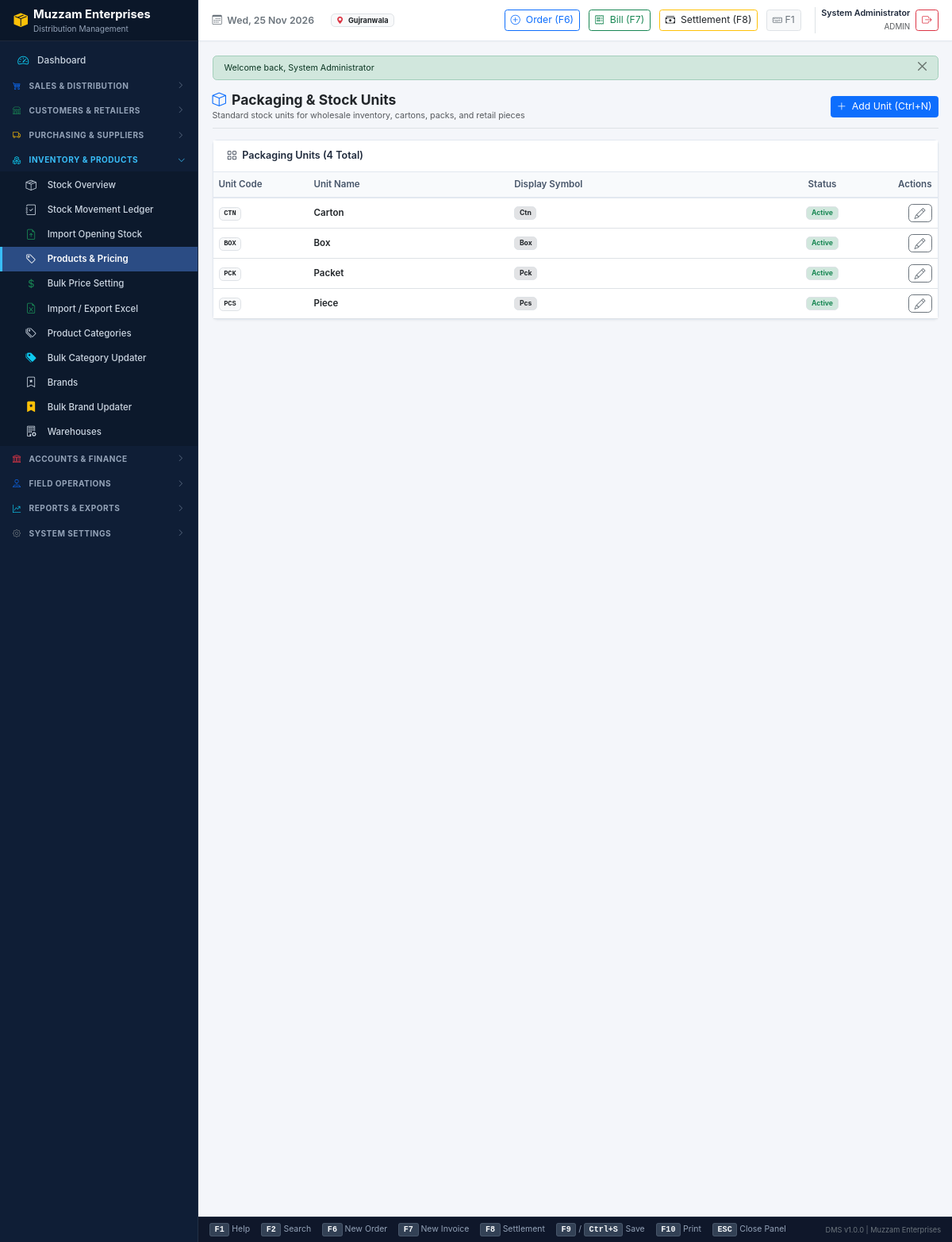
The app's page /modules/units/index.php (signed in) with its own data.
### tables this page shows
CREATE TABLE `settings` (
  `id` INT UNSIGNED NOT NULL AUTO_INCREMENT,
  `setting_group` VARCHAR(50) NOT NULL DEFAULT 'general',
  `setting_key` VARCHAR(100) NOT NULL UNIQUE,
  `setting_value` TEXT DEFAULT NULL,
  `data_type` ENUM('string', 'number', 'boolean', 'json') NOT NULL DEFAULT 'string',
  `description` VARCHAR(255) DEFAULT NULL,
  `updated_at` DATETIME NOT NULL DEFAULT CURRENT_TIMESTAMP ON UPDATE CURRENT_TIMESTAMP,
  PRIMARY KEY (`id`),
  INDEX `idx_settings_group` (`setting_group`)
);

CREATE TABLE `units` (
  `id` INT UNSIGNED NOT NULL AUTO_INCREMENT,
  `unit_code` VARCHAR(20) NOT NULL UNIQUE,
  `unit_name` VARCHAR(50) NOT NULL,
  `symbol` VARCHAR(10) NOT NULL,
  `is_active` TINYINT(1) NOT NULL DEFAULT 1,
  `is_deleted` TINYINT(1) NOT NULL DEFAULT 0,
  `created_at` DATETIME NOT NULL DEFAULT CURRENT_TIMESTAMP,
  PRIMARY KEY (`id`)
);

### config/database.php (called while the page is built, shortened)
<?php
class Database {
    private static ?PDO $instance = null;
    public static function getConnection(): PDO {
        if (self::$instance === null) {
            $dsn = "mysql:host=" . DB_HOST . ";port=" . DB_PORT . ";dbname=" . DB_NAME . ";charset=" . DB_CHARSET;
            $options = [
                PDO::ATTR_ERRMODE            => PDO::ERRMODE_EXCEPTION,
                PDO::ATTR_DEFAULT_FETCH_MODE => PDO::FETCH_ASSOC,
                PDO::ATTR_EMULATE_PREPARES   => false,
                PDO::MYSQL_ATTR_INIT_COMMAND => "SET NAMES utf8mb4 COLLATE utf8mb4_unicode_ci, time_zone = '" . (defined('DB_TIMEZONE') ? DB_TIMEZONE : '+05:00') . "'"
            ];
            try {
                self::$instance = new PDO($dsn, DB_USER, DB_PASS, $options);
            } catch (PDOException $e) {
                $logFile = LOGS_PATH . DIRECTORY_SEPARATOR . 'db_errors.log';
                $timestamp = date('Y-m-d H:i:s');
                $message = "[{$timestamp}] PDO Connection Failed: " . $e->getMessage() . PHP_EOL;
                @file_put_contents($logFile, $message, FILE_APPEND);
                throw new Exception("Database connection failure. Please verify MySQL service status or run setup.");
            }
        }
        return self::$instance;
    }
}
function db(): PDO {
    return Database::getConnection();
}

### includes/functions.php (called while the page is built, shortened)
<?php
function e($value): string {
    return htmlspecialchars((string)($value ?? ''), ENT_QUOTES, 'UTF-8');
}
function get_setting(string $key, string $default = ''): string {
    static $cache = [];
    if (isset($cache[$key])) {
        return $cache[$key];
    }
    try {
        $stmt = db()->prepare("SELECT setting_value FROM settings WHERE setting_key = ? LIMIT 1");
        $stmt->execute([$key]);
        $val = $stmt->fetchColumn();
        $cache[$key] = ($val !== false) ? (string)$val : $default;
        return $cache[$key];
    } catch (Exception $e) {
        return $default;
    }
}

### includes/auth.php (called while the page is built, shortened)
<?php
function is_logged_in(): bool {
    return !empty($_SESSION['user_id']) && !empty($_SESSION['username']);
}
function current_user(): ?array {
    return [
        'id'        => (int)$_SESSION['user_id'],
        'username'  => $_SESSION['username'],
        'full_name' => $_SESSION['full_name'] ?? 'User',
        'email'     => $_SESSION['email'] ?? '',
        'roles'     => $_SESSION['roles'] ?? []
    ];
}

### includes/response.php (called while the page is built, shortened)
<?php
if (!function_exists('get_flash_messages')) {
    function get_flash_messages(): array {
        if (session_status() === PHP_SESSION_ACTIVE && !empty($_SESSION['flash_messages'])) {
            $messages = $_SESSION['flash_messages'];
            return $messages;
        }
        return [];
    }
}

### includes/database_helpers.php (called while the page is built, shortened)
<?php
function db_fetch_all(string $sql, array $params = []): array {
    $stmt = db()->prepare($sql);
    $stmt->execute($params);
    return $stmt->fetchAll();
}

### modules/units/index.php (the view, shortened to what this page needs)
<?php
$units = db_fetch_all("SELECT * FROM units WHERE is_deleted = 0 ORDER BY id ASC");
require_once INCLUDES_PATH . '/header.php';
require_once INCLUDES_PATH . '/sidebar.php';
require_once INCLUDES_PATH . '/topbar.php';
?>
<div class="d-flex align-items-center justify-content-between mb-3 pb-2 border-bottom">
    <div>
        <h5 class="mb-0 fw-bold text-dark"><i class="bi bi-box me-2 text-primary"></i>Packaging & Stock Units</h5>
        <small class="text-muted">Standard stock units for wholesale inventory, cartons, packs, and retail pieces</small>
    </div>
    <div>
        <button type="button" class="btn btn-sm btn-primary" onclick="openDrawer('drawer-add-unit')">
            <i class="bi bi-plus-lg me-1"></i> Add Unit (Ctrl+N)
        </button>
    </div>
</div>
<div class="card-dms">
    <div class="card-dms-header">
        <span><i class="bi bi-grid me-1"></i> Packaging Units (<?= count($units) ?> Total)</span>
    </div>
    <div class="table-responsive">
        <table class="table table-compact mb-0">
            <thead>
                <tr>
                    <th style="width: 120px;">Unit Code</th>
                    <th>Unit Name</th>
                    <th>Display Symbol</th>
                    <th class="text-center" style="width: 90px;">Status</th>
                    <th class="text-end" style="width: 100px;">Actions</th>
                </tr>
            </thead>
            <tbody>
                <?php foreach ($units as $u): ?>
                    <tr>
                        <td><span class="badge bg-light text-dark border font-monospace"><?= e($u['unit_code']) ?></span></td>
                        <td class="fw-semibold text-dark"><?= e($u['unit_name']) ?></td>
                        <td><span class="badge bg-secondary-subtle text-dark border"><?= e($u['symbol']) ?></span></td>
                        <td class="text-center">
                            <span class="badge bg-<?= $u['is_active'] ? 'success' : 'secondary' ?>-subtle text-<?= $u['is_active'] ? 'success' : 'dark' ?> border">
                                <?= $u['is_active'] ? 'Active' : 'Inactive' ?>
                            </span>
                        </td>
                        <td class="text-end">
                            <a href="<?= APP_URL ?>/modules/units/edit.php?id=<?= $u['id'] ?>" class="btn btn-xs btn-outline-secondary py-0 px-2" title="Edit Unit">
                                <i class="bi bi-pencil"></i>
                            </a>
                        </td>
                    </tr>
                <?php endforeach; ?>
            </tbody>
        </table>
    </div>
</div>
<?php
require_once INCLUDES_PATH . '/footer.php';
?>

### includes/topbar.php (shortened to what this page needs)
<?php
$user = current_user();
?>
<div class="dms-main">
    <header class="dms-topbar">
        <div class="dms-topbar-left">
            <span class="fw-semibold text-secondary">
                <i class="bi bi-calendar3 me-1"></i> <?= date('D, d M Y') ?>
            </span>
            <span class="badge bg-light text-dark border ms-2">
                <i class="bi bi-geo-alt-fill text-danger me-1"></i> <?= e(get_setting('city', 'Gujranwala')) ?>
            </span>
        </div>
        <div class="dms-topbar-right">
            <a href="<?= APP_URL ?>/modules/orders/create.php" class="btn btn-sm btn-outline-primary py-1 px-2" title="New Booking Order (F6)">
                <i class="bi bi-plus-circle me-1"></i> Order (F6)
            </a>
            <a href="<?= APP_URL ?>/modules/invoices/create.php" class="btn btn-sm btn-outline-success py-1 px-2" title="New Sales Invoice (F7)">
                <i class="bi bi-receipt me-1"></i> Bill (F7)
            </a>
            <a href="<?= APP_URL ?>/modules/settlements/create.php" class="btn btn-sm btn-outline-warning text-dark py-1 px-2" title="Daily Route Settlement (F8)">
                <i class="bi bi-cash-stack me-1"></i> Settlement (F8)
            </a>
            <button type="button" class="btn btn-sm btn-light border py-1 px-2 text-secondary" onclick="openDrawer('drawer-shortcuts-help')" title="Keyboard Shortcuts (F1)">
                <i class="bi bi-keyboard"></i> F1
            </button>
            <div class="d-flex align-items-center ms-2 ps-2 border-start">
                <div class="text-end me-2 d-none d-md-block">
                    <div class="fw-semibold small leading-none"><?= e($user['full_name'] ?? 'User') ?></div>
                    <small class="text-muted" style="font-size:0.7rem;"><?= e(strtoupper(implode(', ', $user['roles'] ?? ['USER']))) ?></small>
                </div>
                <a href="<?= APP_URL ?>/logout.php" class="btn btn-sm btn-outline-danger py-1 px-2" title="Sign Out">
                    <i class="bi bi-box-arrow-right"></i>
                </a>
            </div>
        </div>
    </header>
    <main class="dms-content">
        <?php foreach (get_flash_messages() as $msg): ?>
            <div class="alert alert-<?= e($msg['type']) ?> alert-dismissible fade show py-2 px-3 small mb-3" role="alert">
                <?= e($msg['message']) ?>
                <button type="button" class="btn-close py-2" data-bs-dismiss="alert" aria-label="Close"></button>
            </div>
        <?php endforeach; ?>

### assets/css/app.css (style rules this page uses)
:root { --dms-navy-dark: #0f1e36; --dms-navy: #1a3158; --dms-navy-light: #2b4c84; --dms-primary: #1d4ed8; --dms-primary-hover: #1e40af; --dms-bg: #f4f6fa; --dms-card-bg: #ffffff; --dms-border: #e2e8f0; --dms-text: #1e293b; --dms-text-muted: #64748b; --dms-accent: #f59e0b; --dms-success: #10b981; --dms-danger: #ef4444; }
html, body { height: 100%; margin: 0; padding: 0; overflow: hidden; background-color: var(--dms-bg); color: var(--dms-text); font-family: -apple-system, BlinkMacSystemFont, "Segoe UI", Roboto, "Helvetica Neue", Arial, sans-serif; font-size: 0.875rem; line-height: 1.45; }
.dms-main { flex-grow: 1; height: 100vh; max-height: 100vh; display: flex; flex-direction: column; min-width: 0; overflow: hidden; }
.dms-topbar { height: 52px; min-height: 52px; max-height: 52px; flex-shrink: 0; background-color: #ffffff; border-bottom: 1px solid var(--dms-border); display: flex; align-items: center; justify-content: space-between; padding: 0 1.25rem; box-shadow: 0 1px 2px rgba(0,0,0,0.03); z-index: 100; }
.dms-topbar-left { display: flex; align-items: center; gap: 1rem; }
.dms-topbar-right { display: flex; align-items: center; gap: 0.75rem; }
.dms-content, .dms-main-content { flex-grow: 1; overflow-y: auto; overflow-x: auto; padding: 1.25rem; background-color: var(--dms-bg); }
.table-compact { font-size: 0.825rem; margin-bottom: 0; }
.table-compact th { background-color: #f8fafc; color: #475569; font-weight: 600; border-bottom: 2px solid var(--dms-border); white-space: nowrap; }
.table-compact td { vertical-align: middle; }
.card-dms { background-color: var(--dms-card-bg); border: 1px solid var(--dms-border); border-radius: 6px; box-shadow: 0 1px 3px rgba(0, 0, 0, 0.05); margin-bottom: 1.25rem; }
.card-dms-header { padding: 0.75rem 1.25rem; border-bottom: 1px solid var(--dms-border); display: flex; align-items: center; justify-content: space-between; font-weight: 600; font-size: 0.9rem; background-color: #ffffff; }

### records on screen
settings: setting_value "Gujranwala"
units: unit_code "CTN", unit_name "Carton", symbol "Ctn", is_active "Active"
units: unit_code "BOX", unit_name "Box", symbol "Box", is_active "Active"
units: unit_code "PCK", unit_name "Packet", symbol "Pck", is_active "Active"
units: unit_code "PCS", unit_name "Piece", symbol "Pcs", is_active "Active"

### other values on screen
CLIENT_NAME "Muzzam Enterprises"
$user['full_name'] "System Administrator"
implode(', ', $user['roles'] ?? ['USER']) "ADMIN"
$msg['message'] "Welcome back, System Administrator"
count($units) "4"
APP_VERSION "1.0.0"
